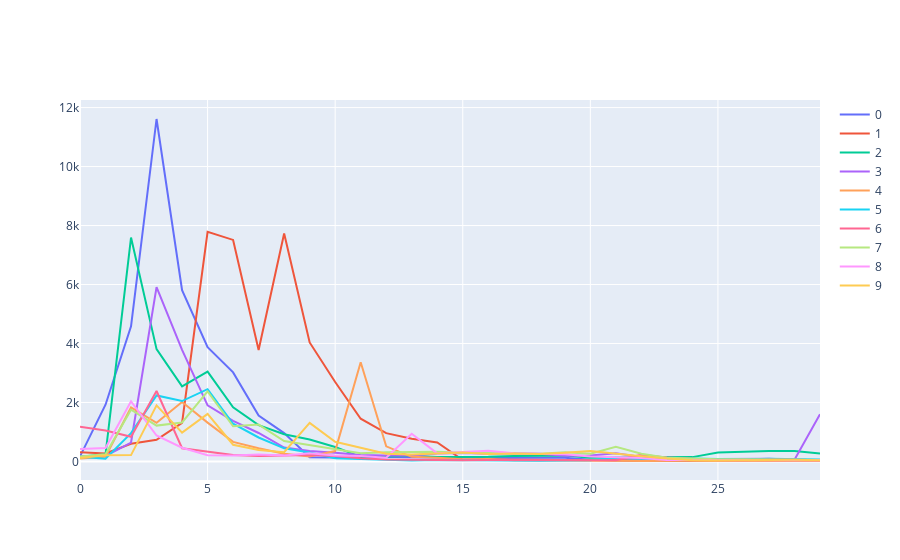

Notebook code cell kept with this figure:
### Code cell
fig = go.Figure()

for x in range(10):
    values = top_10[x:x+1].step_history.values.tolist()

    out = []
    for idx, y in enumerate(values[0]):
        out.append({'value': y})

    data = pd.DataFrame(out)

    fig.add_trace(go.Scatter(y=data['value'],
                             mode='lines',
                             name=x))
    continue
fig.show()


#fig = px.line(top_10, y='value', title='Nje')
#fig.show()
